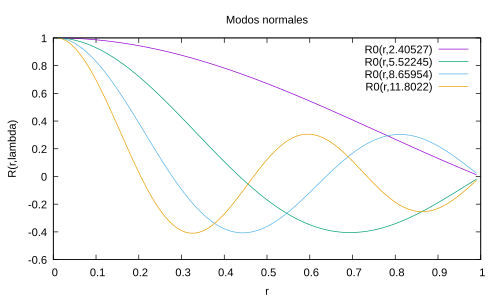

Write the gnuplot code that produced this figure.
set term pdf
set out 'cfigura.pdf'
set title 'Modos normales' 
set xlabel 'r'
set ylabel 'R(r,lambda)'
plot 'lambda0.dat' w l t 'R0(r,2.40527)',  'lambda1.dat' w l t 'R0(r,5.52245)','lambda2.dat' w l t 'R0(r,8.65954)', 'lambda3.dat' w l t 'R0(r,11.8022)'
